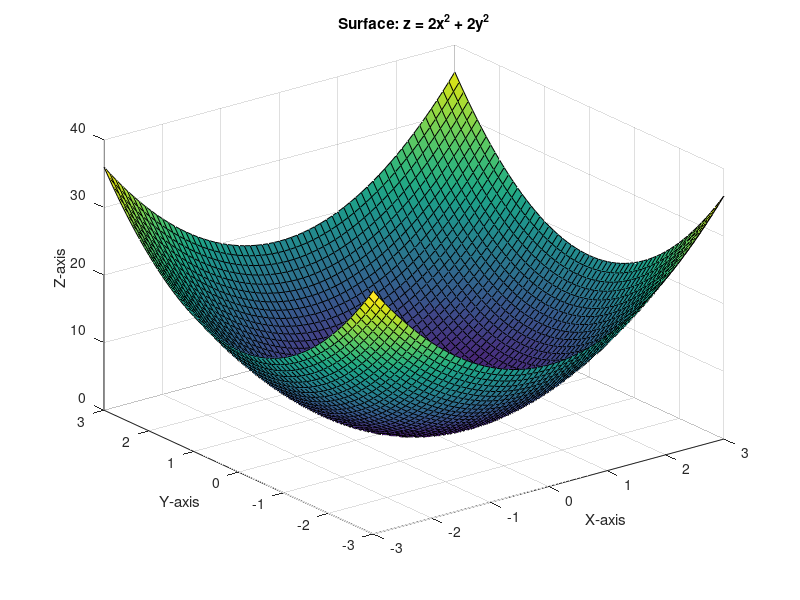
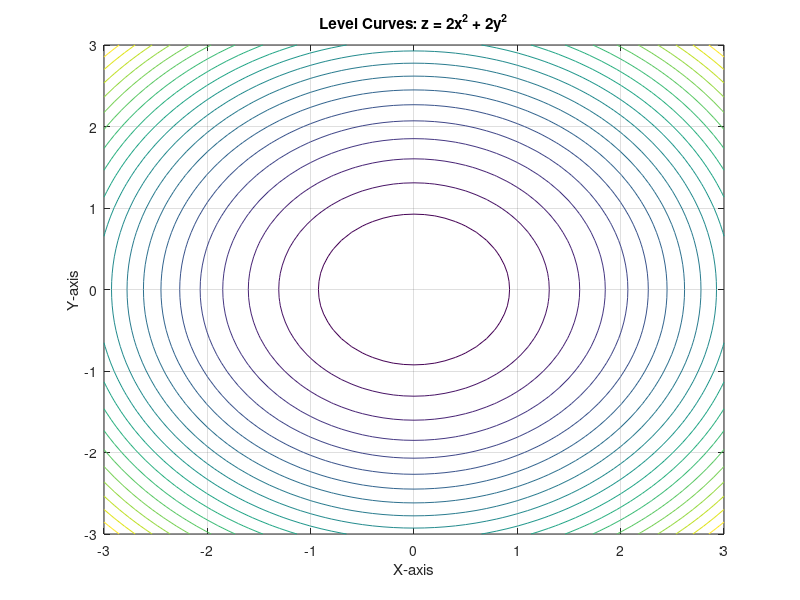
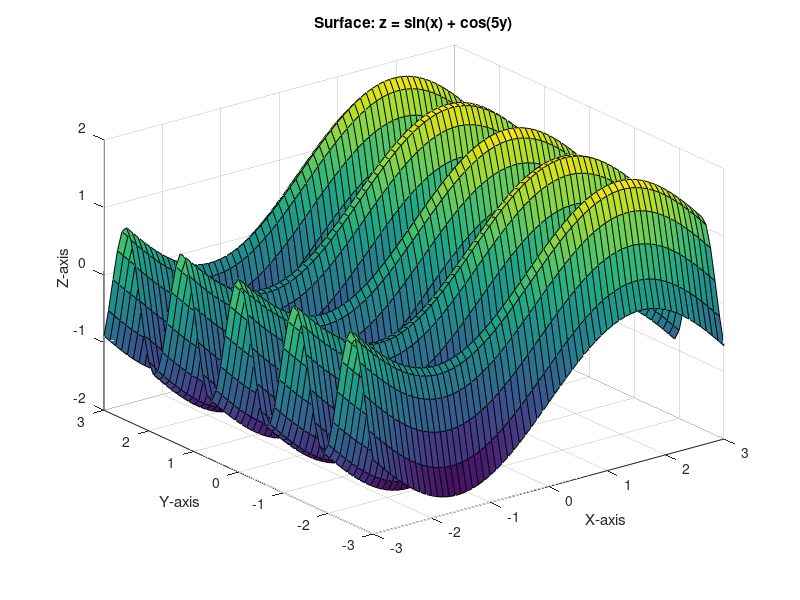
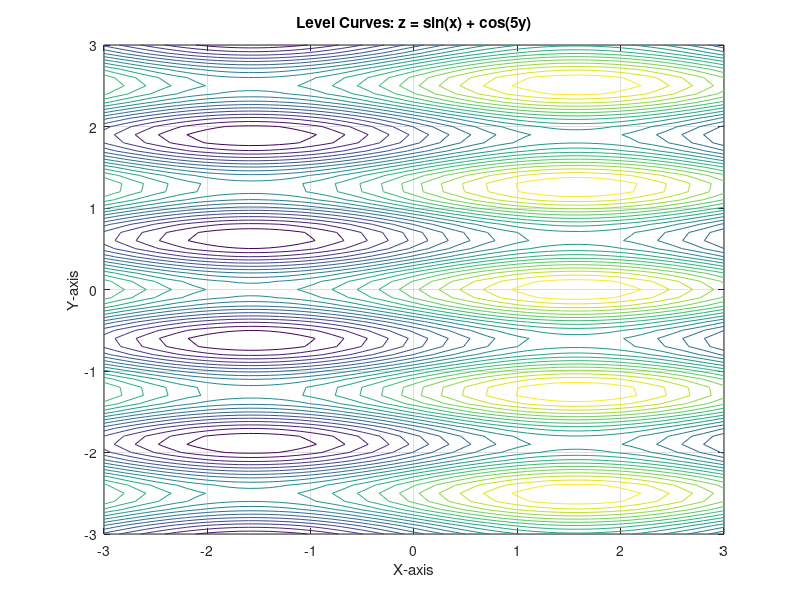

Recreate these plots in MATLAB, in order.
% Define the range for x and y
x = -3:0.1:3; % Range for x
y = -3:0.1:3; % Range for y
[X, Y] = meshgrid(x, y); % Create a meshgrid for x and y

% (1) z = 2x^2 + 2y^2
Z1 = 2*X.^2 + 2*Y.^2;
figure(1); % Create figure 1
surf(X, Y, Z1); % Plot the surface
title('Surface: z = 2x^2 + 2y^2');
xlabel('X-axis');
ylabel('Y-axis');
zlabel('Z-axis');
grid on;
figure(2); % Create figure 2 for contour
contour(X, Y, Z1, 20); % Plot the level curves
title('Level Curves: z = 2x^2 + 2y^2');
xlabel('X-axis');
ylabel('Y-axis');
grid on;

% (2) z = sin(x) + cos(5y)
Z2 = sin(X) + cos(5*Y);
figure(3); % Create figure 3
surf(X, Y, Z2); % Plot the surface
title('Surface: z = sin(x) + cos(5y)');
xlabel('X-axis');
ylabel('Y-axis');
zlabel('Z-axis');
grid on;
figure(4); % Create figure 4 for contour
contour(X, Y, Z2, 20); % Plot the level curves
title('Level Curves: z = sin(x) + cos(5y)');
xlabel('X-axis');
ylabel('Y-axis');
grid on;

% (3) z = 1/(x^2 + y^2)
Z3 = 1 ./ (X.^2 + Y.^2 + eps); % Add eps to avoid division by zero
figure(5); % Create figure 5
surf(X, Y, Z3); % Plot the surface
title('Surface: z = 1/(x^2 + y^2)');
xlabel('X-axis');
ylabel('Y-axis');
zlabel('Z-axis');
grid on;
figure(6); % Create figure 6 for contour
contour(X, Y, Z3, 20); % Plot the level curves
title('Level Curves: z = 1/(x^2 + y^2)');
xlabel('X-axis');
ylabel('Y-axis');
grid on;

% (4) z = sqrt(6 - x^2 - y^2)
Z4 = sqrt(6 - X.^2 - Y.^2);
Z4(imag(Z4) ~= 0) = NaN; % Set complex values to NaN to remove imaginary parts
Z4(Z4 < 0) = NaN; % Set negative values to NaN for proper plotting
figure(7); % Create figure 7
surf(X, Y, Z4); % Plot the surface
title('Surface: z = sqrt(6 - x^2 - y^2)');
xlabel('X-axis');
ylabel('Y-axis');
zlabel('Z-axis');
grid on;
figure(8); % Create figure 8 for contour
contour(X, Y, Z4, 20); % Plot the level curves
title('Level Curves: z = sqrt(6 - x^2 - y^2)');
xlabel('X-axis');
ylabel('Y-axis');
grid on;
